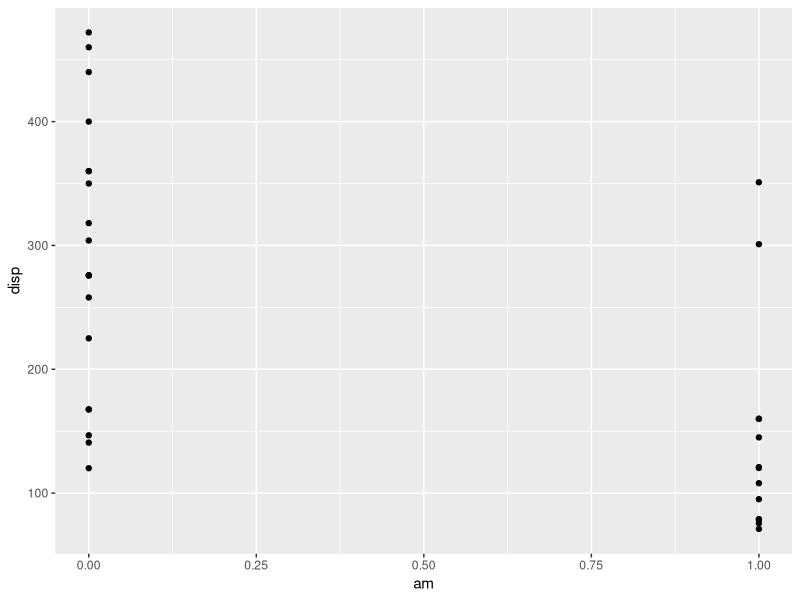
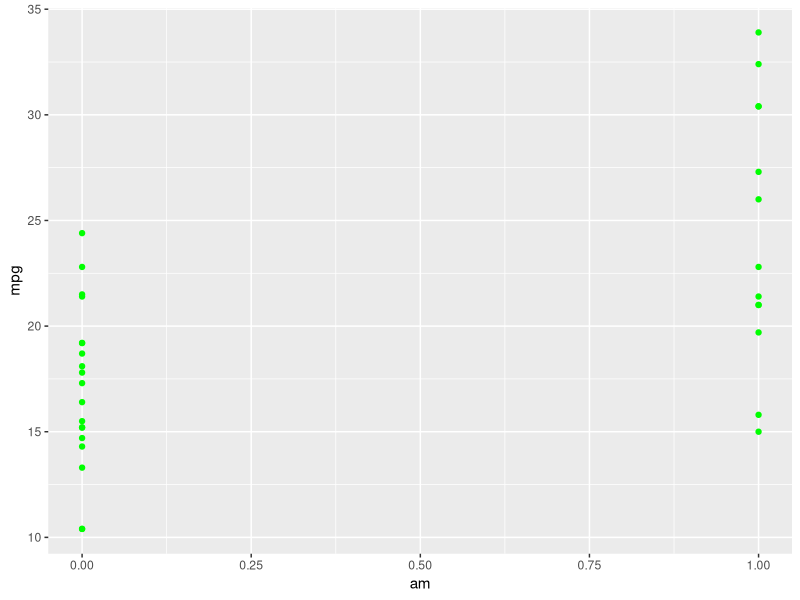
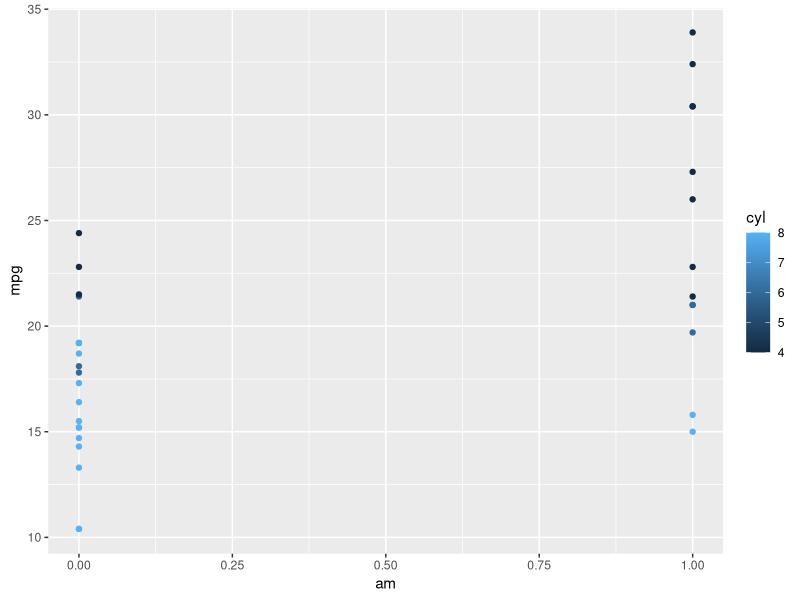
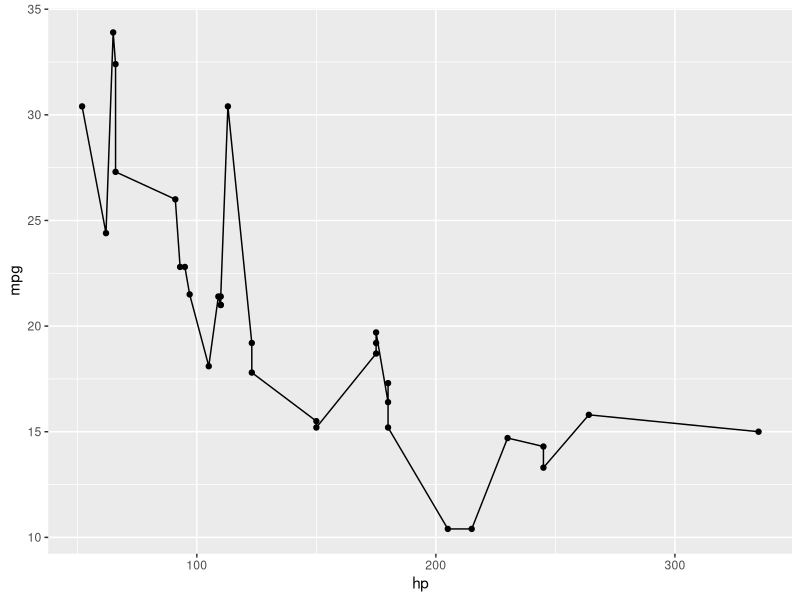

These figures' R source, in order:
library(tidyverse) # what does this do?



d <- mtcars # what does this do?




d <- mtcars %>% 
  mutate(mean = mean(hp)) # what does this do?



d <- mtcars %>% 
  filter(mpg <= 20) # what does this do?  # what would happen to this data set if we re-ran the code above?



d <- mtcars %>% 
  group_by(cyl) %>% 
  mutate(median = median(qsec)) # what does this do?



d <- mtcars %>% 
  group_by(cyl) %>% 
  mutate(median = median(qsec),
         mean = mean(qsec),
         sd = sd(qsec)) # what does this do?



mtcars %>% 
  ggplot(aes(x = am, y = disp)) +
  geom_point() # what does this do?



mtcars %>% 
  ggplot(aes(x = am, y = mpg)) + 
  geom_point(color = "green")



mtcars %>% 
  ggplot(aes(x = am, y = mpg)) + 
  geom_point(aes(color = cyl))


mtcars %>% 
  ggplot(aes(x = hp, y = mpg)) + 
  geom_point() + 
  geom_line()



